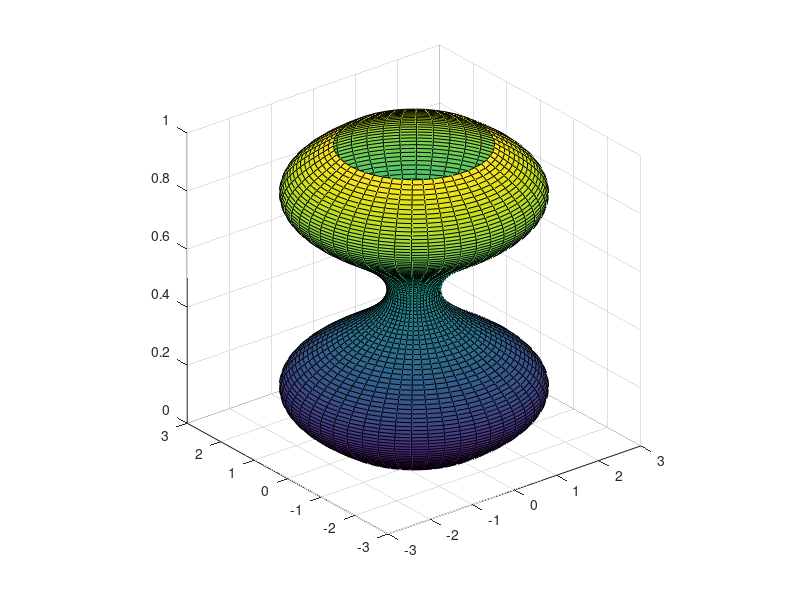

This figure's MATLAB source:
clear, clc;
z = linspace(0, 1, 101);
r = sin(3*pi*z) + 1.5;
[X, Y, Z] = cylinder(r, 50);
c = surf(X, Y, Z);
axis square;
view(-38.5, 26);